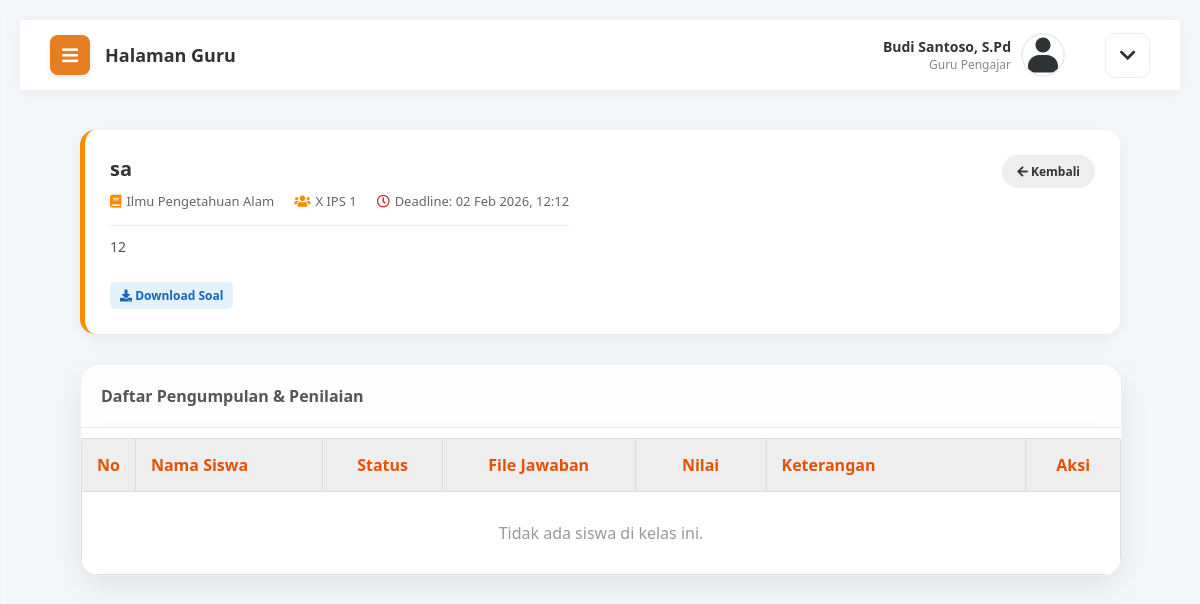
The page /guru/tugas_nilai.php?id=3 (signed in) on the database its author committed.
### tables this page shows
CREATE TABLE `tugas` (
  `id_tugas` int(11) NOT NULL,
  `mapel_id` int(11) NOT NULL,
  `judul_tugas` varchar(255) NOT NULL,
  `deskripsi` text NOT NULL,
  `tgl_buat` datetime NOT NULL,
  `tgl_kumpul` datetime NOT NULL,
  `tipe` enum('file','link') NOT NULL DEFAULT 'file',
  `file_url` varchar(255) DEFAULT NULL
);

CREATE TABLE `mapel` (
  `id_mapel` int(11) NOT NULL,
  `kode_mapel` varchar(20) DEFAULT NULL,
  `nama_mapel` varchar(100) NOT NULL,
  `guru_id` int(11) DEFAULT NULL,
  `kelas_id` int(11) DEFAULT NULL,
  `hari` varchar(20) DEFAULT NULL,
  `jam_mulai` time DEFAULT NULL,
  `jam_selesai` time DEFAULT NULL
);

CREATE TABLE `kelas` (
  `id_kelas` int(11) NOT NULL,
  `nama_kelas` varchar(20) NOT NULL,
  `wali_kelas_id` int(11) DEFAULT NULL,
  `tahun_ajaran` varchar(20) DEFAULT '-',
  `semester` varchar(20) DEFAULT '-'
);

### guru/tugas_nilai.php (the view, shortened to what this page needs)
<?php
include 'header.php';
$id_tugas = $_GET['id'];
$q_info = mysqli_query($koneksi, "SELECT tugas.*, mapel.nama_mapel, kelas.nama_kelas, kelas.id_kelas
                                  FROM tugas
                                  JOIN mapel ON tugas.mapel_id = mapel.id_mapel
                                  JOIN kelas ON mapel.kelas_id = kelas.id_kelas
                                  WHERE id_tugas='$id_tugas'");
$info = mysqli_fetch_assoc($q_info);
$id_kelas = $info['id_kelas'];
$q_siswa = mysqli_query($koneksi, "SELECT users.id_user, users.nama_lengkap, users.foto_profil,
                                          pt.id_pengumpulan, pt.file_tugas, pt.tgl_upload, pt.nilai, pt.catatan_guru
                                   FROM users
                                   LEFT JOIN pengumpulan_tugas pt ON users.id_user = pt.siswa_id AND pt.tugas_id = '$id_tugas'
                                   WHERE users.kelas_id = '$id_kelas' AND users.role = 'siswa'
                                   ORDER BY users.nama_lengkap ASC");
?>
<div class="content-body" style="margin-top: -20px;">
    <div class="info-card">
        <div style="display:flex; justify-content:space-between; align-items:start;">
            <div>
                <div class="info-title"><?php echo $info['judul_tugas']; ?></div>
                <div class="info-meta">
                    <span><i class="fas fa-book" style="color:#FF8C00;"></i> <?php echo $info['nama_mapel']; ?></span>
                    <span><i class="fas fa-users" style="color:#FF8C00;"></i> <?php echo $info['nama_kelas']; ?></span>
                    <span><i class="far fa-clock" style="color:#c62828;"></i> Deadline: <?php echo date('d M Y, H:i', strtotime($info['tgl_kumpul'])); ?></span>
                </div>
                <p style="margin-top: 15px; color: #555; font-size: 14px; line-height: 1.6; border-top: 1px solid #eee; padding-top: 10px;">
                    <?php echo nl2br($info['deskripsi']); ?>
                </p>
                <?php if($info['tipe'] == 'file' && !empty($info['file_url'])) { ?>
                    <a href="../uploads/tugas_guru/<?php echo $info['file_url']; ?>" target="_blank" style="display:inline-block; margin-top:10px; background:#e3f2fd; color:#1565c0; padding:5px 10px; border-radius:5px; text-decoration:none; font-size:12px; font-weight:bold;">
                        <i class="fas fa-download"></i> Download Soal
                    </a>
                <?php } elseif($info['tipe'] == 'link') { ?>
                    <a href="<?php echo $info['file_url']; ?>" target="_blank" style="display:inline-block; margin-top:10px; background:#fff3e0; color:#e65100; padding:5px 10px; border-radius:5px; text-decoration:none; font-size:12px; font-weight:bold;">
                        <i class="fas fa-link"></i> Buka Link Soal
                    </a>
                <?php } ?>
            </div>
            <a href="tugas.php" style="background:#eee; color:#333; padding:8px 15px; border-radius:20px; text-decoration:none; font-size:12px; font-weight:bold;"><i class="fas fa-arrow-left"></i> Kembali</a>
        </div>
    </div>
    <div class="modern-form-card" style="padding: 0; overflow: hidden; width: 100%; max-width: 100%;">
        <div style="padding: 20px; background: #fdfdfd; border-bottom: 1px solid #eee;">
            <h4 style="margin: 0; color: #555;">Daftar Pengumpulan & Penilaian</h4>
        </div>
        <div class="table-responsive">
            <table class="table table-striped" style="width: 100%; border-collapse: collapse;">
                <thead style="background: #FFF3E0; color: #E65100;">
                    <tr>
                        <th style="padding: 15px; width: 5%;">No</th>
                        <th style="padding: 15px;">Nama Siswa</th>
                        <th style="padding: 15px; text-align: center;">Status</th>
                        <th style="padding: 15px; text-align: center;">File Jawaban</th>
                        <th style="padding: 15px; text-align: center; width: 100px;">Nilai</th>
                        <th style="padding: 15px; width: 25%;">Keterangan</th>
                        <th style="padding: 15px; text-align: center;">Aksi</th>
                    </tr>
                </thead>
                <tbody>
                    <?php
                    $no = 1;
                    if(mysqli_num_rows($q_siswa) > 0){
                        while($s = mysqli_fetch_array($q_siswa)){
                            $status_kumpul = "";
                            $bg_status = "";
                            $file_link = "-";
                            $deadline = $info['tgl_kumpul'];
                            if(!empty($s['file_tugas'])){
                                $file_link = '<a href="../uploads/tugas_siswa/'.$s['file_tugas'].'" target="_blank" style="text-decoration:none; background:#e3f2fd; color:#1565c0; padding:5px 10px; border-radius:15px; font-size:11px; font-weight:bold;"><i class="fas fa-download"></i> Unduh</a>';
                                if($s['tgl_upload'] > $deadline){
                                    $status_kumpul = "Terlambat";
                                    $bg_status = "#ffebee; color:#c62828;";
                                } else {
                                    $status_kumpul = "Tepat Waktu";
                                    $bg_status = "#e8f5e9; color:#2e7d32;";
                                }
                            } else {
                                $status_kumpul = "Belum Mengumpulkan";
                                $bg_status = "#f5f5f5; color:#999;";
                            }
                    ?>
                    <tr style="border-bottom: 1px solid #f0f0f0;">
                        <form action="tugas_nilai_aksi.php" method="POST">
                            <input type="hidden" name="id_tugas" value="<?php echo $id_tugas; ?>">
                            <input type="hidden" name="id_siswa" value="<?php echo $s['id_user']; ?>">
                            <td style="padding: 15px; color: #777; text-align: center;"><?php echo $no++; ?></td>
                            <td style="padding: 15px; font-weight: 600; color: #333;">
                                <div style="display: flex; align-items: center; gap: 10px;">
                                    <?php
                                    $foto = ($s['foto_profil'] && $s['foto_profil'] != 'default.jpg') ? "../uploads/profil/".$s['foto_profil'] : "../assets/img/avatar-default.svg";
                                    ?>
                                    <img src="<?php echo $foto; ?>" style="width: 30px; height: 30px; border-radius: 50%; object-fit: cover;">
                                    <?php echo $s['nama_lengkap']; ?>
                                </div>
                            </td>
                            <td style="padding: 15px; text-align: center;">
                                <span style="background: <?php echo $bg_status; ?> padding: 4px 10px; border-radius: 15px; font-size: 11px; font-weight: bold;">
                                    <?php echo $status_kumpul; ?>
                                </span>
                                <?php if(!empty($s['tgl_upload'])) { ?>
                                    <div style="font-size: 10px; color: #999; margin-top: 3px;">
                                        <?php echo date('d/m H:i', strtotime($s['tgl_upload'])); ?>
                                    </div>
                                <?php } ?>
                            </td>
                            <td style="padding: 15px; text-align: center;">
                                <?php echo $file_link; ?>
                            </td>
                            <td style="padding: 15px; text-align: center;">
                                <input type="number" name="nilai" class="input-nilai" value="<?php echo $s['nilai']; ?>" min="0" max="100" placeholder="0">
                            </td>
                            <td style="padding: 15px;">
                                <input type="text" name="catatan" class="input-ket" value="<?php echo $s['catatan_guru']; ?>" placeholder="Tulis masukan...">
                            </td>
                            <td style="padding: 15px; text-align: center;">
                                <button type="submit" class="btn-save-row">
                                    <i class="fas fa-save"></i> Simpan
                                </button>
                            </td>
                        </form>
                    </tr>
                    <?php
                        }
                    } else {
                        echo "<tr><td colspan='7' style='text-align:center; padding:30px; color:#999;'>Tidak ada siswa di kelas ini.</td></tr>";
                    }
                    ?>
                </tbody>
            </table>
        </div>
    </div>
</div>
<?php include 'footer.php'; ?>

### assets/css/style.css (style rules this page uses)
body { background-color: #f4f6f9; font-family: 'Poppins', 'Segoe UI', sans-serif; margin: 0; height: 100vh; display: flex; justify-content: center; align-items: center; overflow: hidden; }
table { width: 100%; border-collapse: collapse; margin-top: 10px; }
table, th, td { border: 1px solid #ddd; }
th, td { padding: 12px; text-align: left; }
th { background-color: #eee; }
body, html { margin: 0; padding: 0; width: 100%; height: 100%; font-family: 'Poppins', sans-serif; overflow-x: hidden; }
body { background-color: #f4f6f9; font-family: 'Segoe UI', 'Poppins', sans-serif; margin: 0; overflow-x: hidden; }
.content-body { padding: 30px; flex: 1; }
.modern-form-card { background-color: #ffffff; width: 100%; max-width: 800px; padding: 40px; border-radius: 20px; box-shadow: 0 10px 30px rgba(0,0,0,0.08); border: 1px solid #f0f0f0; }
.table-responsive { overflow-x: auto; background: #fff; border-radius: 15px; box-shadow: 0 5px 15px rgba(0,0,0,0.05); }
@media screen and (max-width: 1440px) { .table-responsive { display: block; width: 100%; overflow-x: auto; } }
body.dashboard-body { height: auto !important; display: block !important; overflow-x: hidden !important; overflow-y: auto !important; }

### guru/tugas_nilai.php (style rules this page uses)
.info-card { background: white; padding: 25px; border-radius: 15px; box-shadow: 0 5px 20px rgba(0,0,0,0.05); margin-bottom: 30px; border-left: 5px solid #FF8C00; }
.info-title { font-size: 20px; font-weight: bold; color: #333; margin-bottom: 10px; }
.info-meta { font-size: 13px; color: #666; display: flex; gap: 20px; flex-wrap: wrap; }
.info-meta span { display: flex; align-items: center; gap: 5px; }

### rows shown on the page
tugas: judul_tugas "sa", mapel.nama_mapel "Ilmu Pengetahuan Alam", kelas.nama_kelas "X IPS 1", tgl_kumpul "02 Feb 2026, 12:12", deskripsi "12"

### other values the page prints
$_SESSION['nama_lengkap'] "Budi Santoso, S.Pd"
